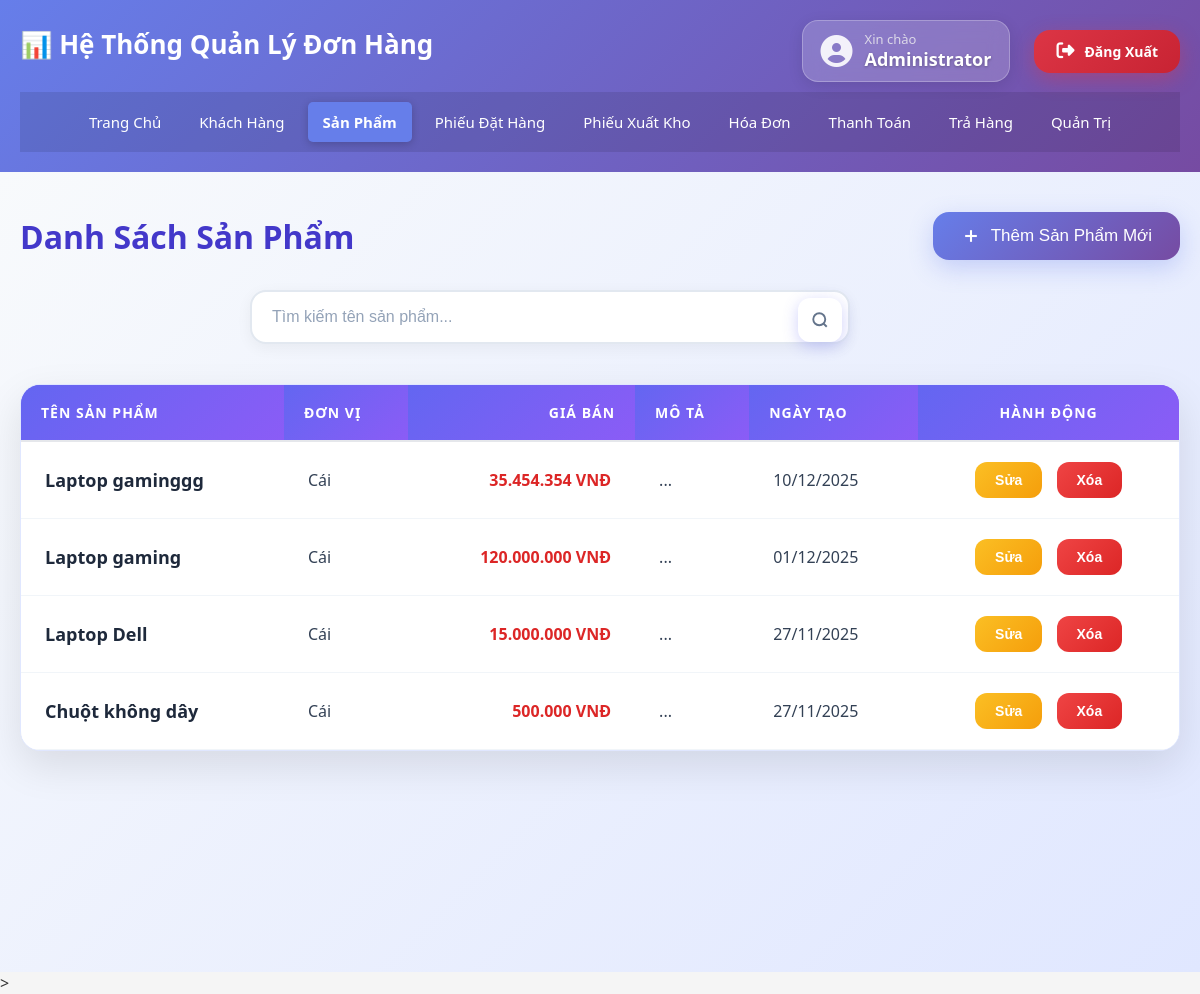
The page /san_pham/list.php (signed in) on the database as committed earlier.
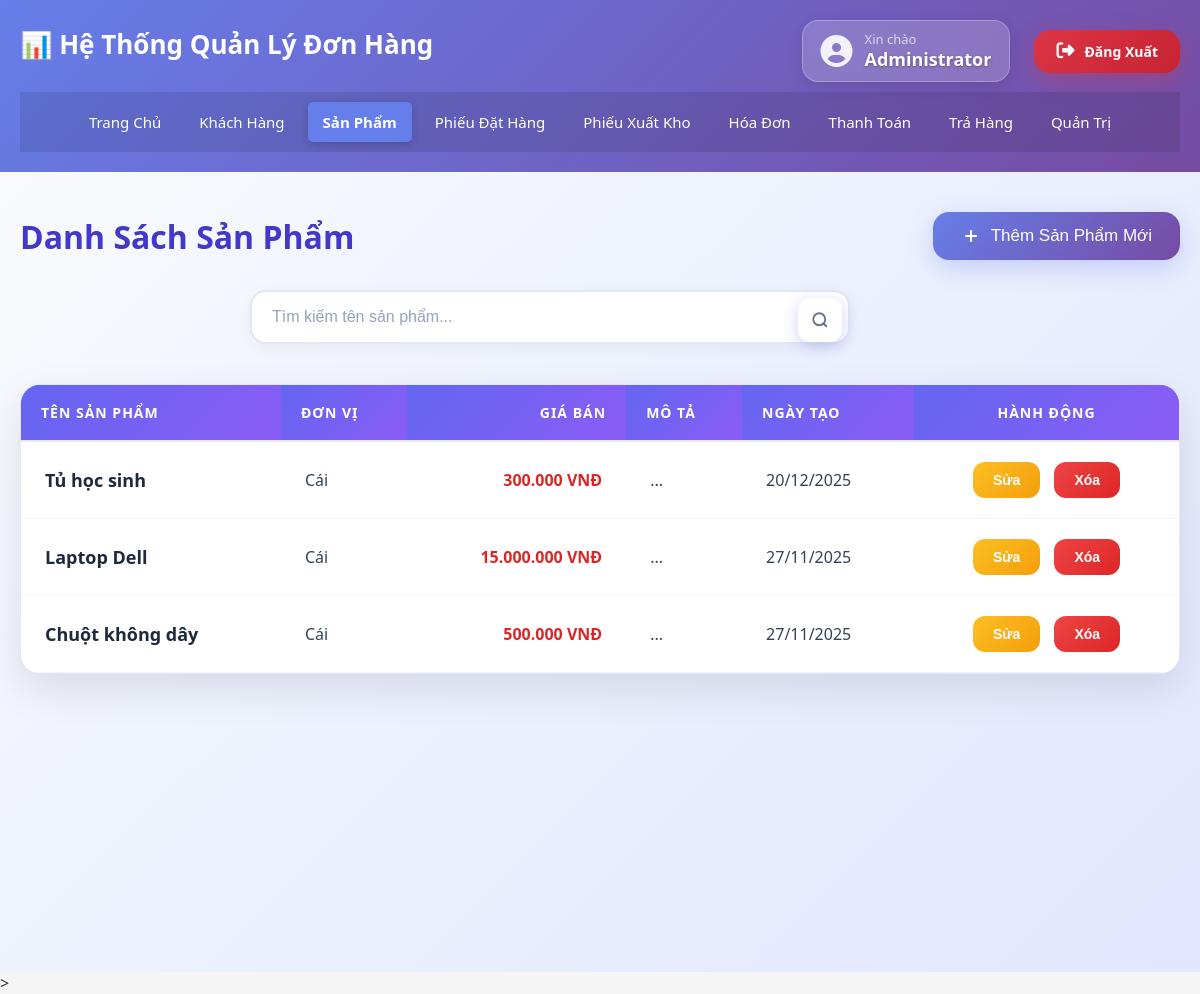
The same page on the database as committed later.
### tables this page shows
CREATE TABLE `san_pham` (
  `ma_san_pham` int(11) NOT NULL,
  `ten_san_pham` varchar(255) NOT NULL,
  `ma_loai_san_pham` int(11) DEFAULT NULL,
  `gia_ban` decimal(15,2) NOT NULL,
  `don_vi` varchar(50) DEFAULT 'Cái',
  `mo_ta` text DEFAULT NULL,
  `ngay_tao` datetime DEFAULT current_timestamp()
);

### config.php (called while the page is built, shortened)
<?php
function formatMoney($amount) {
    return number_format($amount, 0, ',', '.');
}
?>

### san_pham/list.php (the view, shortened to what this page needs)
<?php
include '../config.php';
$search = $_GET['search'] ?? '';
$sql = "SELECT * FROM san_pham WHERE 1=1";
$sql .= " ORDER BY ngay_tao DESC";
$result = $conn->query($sql);
?>
<!DOCTYPE html>
<html lang="vi">
<head>
    <link rel="stylesheet" href="../../css/style.css">
</head>
<body>
    <?php include '../header.php'; ?>
<div class="container">
        <main>
            <div class="page-header">
                <h1>Danh Sách Sản Phẩm</h1>
                <button id="openCreateModal" class="btn-add-new">
                    <svg width="20" height="20" viewBox="0 0 24 24" fill="none" stroke="currentColor" stroke-width="2.5">
                        <line x1="12" y1="5" x2="12" y2="19"></line>
                        <line x1="5" y1="12" x2="19" y2="12"></line>
                    </svg>
                    Thêm Sản Phẩm Mới
                </button>
            </div>
            <div class="search-section">
                <div class="live-search-wrapper">
                    <div class="compact-search-input-group">
                        <input type="text" id="liveSearchInput" placeholder="Tìm kiếm tên sản phẩm..." value="<?php echo htmlspecialchars($search); ?>" class="compact-search-input" autocomplete="off">
                        <button type="button" class="compact-search-btn" id="searchIcon">
                        </button>
                    </div>
                </div>
            </div>
            <div class="table-container">
                <table class="table">
                    <thead>
                        <tr>
                            <th>Tên Sản Phẩm</th>
                            <th>Đơn Vị</th>
                            <th style="text-align: right;">Giá Bán</th>
                            <th>Mô Tả</th>
                            <th>Ngày Tạo</th>
                            <th style="text-align: center;">Hành Động</th>
                        </tr>
                    </thead>
                    <tbody>
                        <?php if ($result->num_rows > 0): ?>
                            <?php while($row = $result->fetch_assoc()): ?>
                                <tr data-id="<?php echo $row['ma_san_pham']; ?>">
                                    <td><strong><?php echo htmlspecialchars($row['ten_san_pham']); ?></strong></td>
                                    <td><?php echo htmlspecialchars($row['don_vi']); ?></td>
                                    <td class="price"><?php echo formatMoney($row['gia_ban']); ?> VNĐ</td>
                                    <td><?php echo htmlspecialchars(substr($row['mo_ta'] ?? '', 0, 60)); ?>...</td>
                                    <td><?php echo date('d/m/Y', strtotime($row['ngay_tao'])); ?></td>
                                    <td>
                                        <button class="btn-warning edit-btn"
                                            data-id="<?php echo $row['ma_san_pham']; ?>"
                                            data-ten="<?php echo htmlspecialchars($row['ten_san_pham']); ?>"
                                            data-gia="<?php echo $row['gia_ban']; ?>"
                                            data-donvi="<?php echo htmlspecialchars($row['don_vi']); ?>"
                                            data-mota="<?php echo htmlspecialchars($row['mo_ta'] ?? ''); ?>">
                                            Sửa
                                        </button>
                                        <button class="btn-danger delete-btn"
                                            data-id="<?php echo $row['ma_san_pham']; ?>"
                                            data-ten="<?php echo htmlspecialchars($row['ten_san_pham']); ?>">
                                            Xóa
                                        </button>
                                    </td>
                                </tr>
                            <?php endwhile; ?>
                        <?php endif; ?>
                    </tbody>
                </table>
            </div>
        </main>
    </div>>
</body>
</html>

Rows that differ between the two databases and show on the page:
removed san_pham: ten_san_pham "Laptop gaminggg", don_vi "Cái", gia_ban "35.454.354", ngay_tao "10/12/2025"
removed san_pham: ten_san_pham "Laptop gaming", don_vi "Cái", gia_ban "120.000.000", ngay_tao "01/12/2025"
added san_pham: ten_san_pham "Tủ học sinh", don_vi "Cái", gia_ban "300.000", ngay_tao "20/12/2025"
